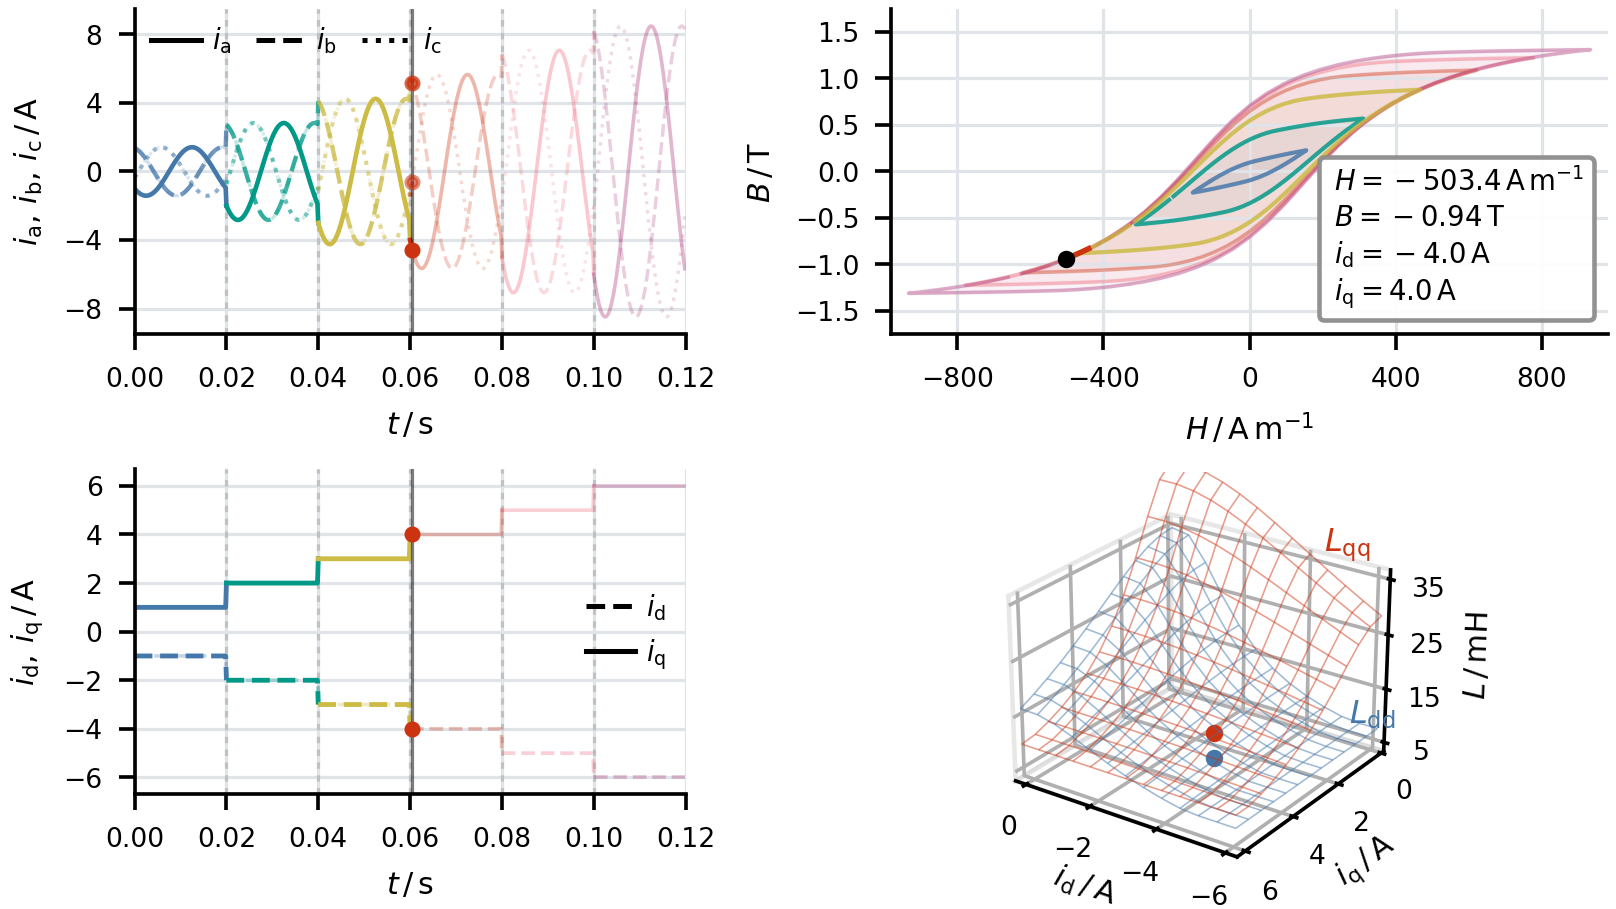

This chart was generated by the following Python code:
#!/usr/bin/env python3
from __future__ import annotations

from dataclasses import dataclass
from pathlib import Path
import math
import numpy as np
import matplotlib as mpl
mpl.use('Agg')
import matplotlib.pyplot as plt
from matplotlib.lines import Line2D
from PIL import Image
import imageio

# ----- figure settings -----
HEIGHT_CM = 7.0
HEIGHT_IN = HEIGHT_CM / 2.54
WIDTH_IN = HEIGHT_IN * 16.0 / 9.0
DPI = 330
FPS = 24
N_FRAMES = 96

mpl.rcParams.update({
    'font.size': 7.0,
    'axes.titlesize': 7.8,
    'axes.labelsize': 6.6,
    'xtick.labelsize': 5.8,
    'ytick.labelsize': 5.8,
    'legend.fontsize': 6.0,
    'font.family': 'DejaVu Sans',
    'mathtext.fontset': 'dejavusans',
    'axes.spines.top': False,
    'axes.spines.right': False,
    'figure.facecolor': 'white',
    'axes.facecolor': 'white',
})

STEP_COLORS = [
    (68/255, 119/255, 170/255),
    (0/255, 153/255, 136/255),
    (204/255, 187/255, 68/255),
    (204/255, 51/255, 17/255),
    (238/255, 102/255, 119/255),
    (170/255, 51/255, 119/255),
]
LD_COLOR = STEP_COLORS[0]
LQ_COLOR = STEP_COLORS[3]
GRID_COLOR = (0.88, 0.89, 0.91)

# ----- simulation settings -----
F_E = 50.0
N_STEPS = 6
ID_LEVELS = -np.arange(1, N_STEPS + 1, dtype=float)
IQ_LEVELS = +np.arange(1, N_STEPS + 1, dtype=float)
T_STEP = 1.0 / F_E
T_END = N_STEPS * T_STEP
SAMPLES_PER_STEP = 120
N_SAMPLES = N_STEPS * SAMPLES_PER_STEP
H_PER_A = 110.0
MU0 = 4.0 * math.pi * 1e-7

LD_LEAK_MH = 4.0
LQ_LEAK_MH = 5.0
LD_MAG0_MH = 31.0
LQ_MAG0_MH = 42.0
H_D_PER_A = 86.0
H_Q_PER_A = 78.0
H_PM_D = 0.0
H_DQ_CROSS = 33.0
H_QD_CROSS = 24.0
MIN_MU_RATIO = 0.12

OUT_DIR = Path(__file__).resolve().parent
MP4_PATH = OUT_DIR / 'PMSM_Saturation_BH_Example.mp4'
PREVIEW_PATH = OUT_DIR / 'PMSM_Saturation_BH_Example.png'

@dataclass(frozen=True)
class JAParameters:
    Ms: float
    a: float
    k: float
    c: float
    alpha: float

JA_PARAMS = JAParameters(Ms=1.28e6, a=135.0, k=255.0, c=0.22, alpha=1.05e-4)
JA_BURN_IN_CYCLES = 8


def dq_to_abc(id_cmd, iq_cmd, theta_e):
    i_alpha = id_cmd * np.cos(theta_e) - iq_cmd * np.sin(theta_e)
    i_beta = id_cmd * np.sin(theta_e) + iq_cmd * np.cos(theta_e)
    ia = i_alpha
    ib = -0.5 * i_alpha + 0.5 * np.sqrt(3.0) * i_beta
    ic = -0.5 * i_alpha - 0.5 * np.sqrt(3.0) * i_beta
    return ia, ib, ic


def langevin(x):
    x = np.asarray(x, dtype=float)
    out = np.empty_like(x)
    small = np.abs(x) < 1e-4
    out[small] = x[small]/3.0 - x[small]**3/45.0 + 2.0*x[small]**5/945.0
    xb = x[~small]
    out[~small] = 1.0/np.tanh(xb) - 1.0/xb
    return out


def d_langevin_dx(x):
    x = np.asarray(x, dtype=float)
    out = np.empty_like(x)
    small = np.abs(x) < 1e-4
    out[small] = 1.0/3.0 - x[small]**2/15.0 + 2.0*x[small]**4/189.0
    xb = x[~small]
    out[~small] = 1.0/xb**2 - 1.0/np.sinh(xb)**2
    return out


def anhysteretic_magnetization(h_eff, p=JA_PARAMS):
    return float(p.Ms * langevin(h_eff / p.a))


def dman_dhe(h_eff, p=JA_PARAMS):
    return float((p.Ms / p.a) * d_langevin_dx(h_eff / p.a))


def anhysteretic_magnetization_implicit(H, p=JA_PARAMS):
    H = np.asarray(H, dtype=float)
    M = np.zeros_like(H)
    for _ in range(30):
        H_eff = H + p.alpha * M
        M = 0.55 * M + 0.45 * (p.Ms * langevin(H_eff / p.a))
    return M


def ja_material_incremental_mu_ratio(H, p=JA_PARAMS):
    H = np.asarray(H, dtype=float)
    M_an = anhysteretic_magnetization_implicit(H, p)
    H_eff = H + p.alpha * M_an
    slope_eff = (p.Ms / p.a) * d_langevin_dx(H_eff / p.a)
    dM_dH = slope_eff / np.maximum(1.0 - p.alpha * slope_eff, 1e-3)
    slope0_eff = p.Ms / (3.0 * p.a)
    dM0_dH = slope0_eff / max(1.0 - p.alpha * slope0_eff, 1e-3)
    ratio = (1.0 + dM_dH) / (1.0 + dM0_dH)
    return np.clip(ratio, MIN_MU_RATIO, 1.15)


def simulate_jiles_atherton(H, p=JA_PARAMS, M0=0.0):
    H = np.asarray(H, dtype=float)
    M = np.zeros_like(H)
    M[0] = float(np.clip(M0, -1.02*p.Ms, 1.02*p.Ms))
    for i in range(1, len(H)):
        h_prev, m_prev = float(H[i-1]), float(M[i-1])
        dH = float(H[i] - H[i-1])
        if abs(dH) < 1e-12:
            M[i] = m_prev
            continue
        delta = 1.0 if dH > 0.0 else -1.0
        h_eff = h_prev + p.alpha * m_prev
        man = anhysteretic_magnetization(h_eff, p)
        dman = dman_dhe(h_eff, p)
        mirr = (m_prev - p.c * man) / max(1e-12, 1.0 - p.c)
        drive = man - mirr
        if delta * drive > 0.0:
            denom = p.k * delta - p.alpha * drive
            dmirr_dH = 0.0 if abs(denom) < 1e-9 else drive / denom
        else:
            dmirr_dH = 0.0
        denom_total = 1.0 - p.c * p.alpha * dman
        dM_dH = 0.0 if abs(denom_total) < 1e-9 else (p.c * dman + (1.0 - p.c) * dmirr_dH) / denom_total
        M[i] = np.clip(m_prev + dM_dH * dH, -1.02*p.Ms, 1.02*p.Ms)
    B = MU0 * (H + M)
    return M, B


def ja_steady_state_period(H_one_period, cycles=JA_BURN_IN_CYCLES):
    H_train = np.tile(H_one_period, cycles + 1)
    M_train, B_train = simulate_jiles_atherton(H_train, JA_PARAMS, M0=0.0)
    start = cycles * len(H_one_period)
    stop = start + len(H_one_period)
    return M_train[start:stop], B_train[start:stop], H_train[start:stop]


def inductance_maps(id_grid, iq_grid):
    id_grid = np.asarray(id_grid, dtype=float)
    iq_grid = np.asarray(iq_grid, dtype=float)
    # Literature-style inductance map: the incremental inductances attain their
    # maximum at the current origin and decrease with increasing current magnitude.
    # Therefore, no permanent-magnet bias term is used in the map-generating
    # effective field expressions; only current-induced self- and cross-saturation
    # contributions are retained.
    h_d_eff = np.sqrt((H_D_PER_A * id_grid) ** 2 + (H_DQ_CROSS * iq_grid) ** 2)
    h_q_eff = np.sqrt((H_Q_PER_A * iq_grid) ** 2 + (H_QD_CROSS * id_grid) ** 2)
    mu_d = ja_material_incremental_mu_ratio(h_d_eff)
    mu_q = ja_material_incremental_mu_ratio(h_q_eff)
    ld = LD_LEAK_MH + LD_MAG0_MH * mu_d
    lq = LQ_LEAK_MH + LQ_MAG0_MH * mu_q
    return np.clip(ld, LD_LEAK_MH, None), np.clip(lq, LQ_LEAK_MH, None)


def make_data():
    n = np.arange(SAMPLES_PER_STEP)
    phi = 2*np.pi*n/SAMPLES_PER_STEP
    t_list=[]; th_list=[]; id_list=[]; iq_list=[]; st_list=[]; h_list=[]; b_list=[]
    step_loops={}
    for step, (id_level, iq_level) in enumerate(zip(ID_LEVELS, IQ_LEVELS), start=1):
        local_t = (step-1)*T_STEP + n/SAMPLES_PER_STEP*T_STEP
        theta_e = 2*np.pi*(step-1) + phi
        id_cmd = np.full_like(phi, id_level, dtype=float)
        iq_cmd = np.full_like(phi, iq_level, dtype=float)
        ia, _, _ = dq_to_abc(id_cmd, iq_cmd, theta_e)
        h_input = H_PER_A * ia
        _, b_loop, h_loop = ja_steady_state_period(h_input)
        step_loops[step] = (h_loop.copy(), b_loop.copy())
        t_list.append(local_t); th_list.append(theta_e); id_list.append(id_cmd); iq_list.append(iq_cmd)
        st_list.append(np.full_like(phi, step, dtype=int)); h_list.append(h_loop); b_list.append(b_loop)
    t = np.concatenate(t_list)
    theta_e = np.concatenate(th_list)
    id_cmd = np.concatenate(id_list)
    iq_cmd = np.concatenate(iq_list)
    step = np.concatenate(st_list)
    h_inst = np.concatenate(h_list)
    b_inst = np.concatenate(b_list)
    ia, ib, ic = dq_to_abc(id_cmd, iq_cmd, theta_e)
    return dict(t=t, id=id_cmd, iq=iq_cmd, step=step, ia=ia, ib=ib, ic=ic, h_inst=h_inst, b_inst=b_inst, step_loops=step_loops)


def setup_axes(fig):
    fig.clear()
    gs = fig.add_gridspec(2, 2, width_ratios=[1.0, 1.3])
    ax_abc = fig.add_subplot(gs[0,0])
    ax_bh = fig.add_subplot(gs[0,1])
    ax_dq = fig.add_subplot(gs[1,0])
    ax_map = fig.add_subplot(gs[1,1], projection='3d')
    ax_map.set_in_layout(False)
    ax_map.set_position([0.51, 0.02, 0.46, 0.46])
    xticks = np.arange(0.0, T_END + 1e-12, T_STEP)

    ax_abc.set(xlim=(0.0, T_END), ylim=(-9.5, 9.5), xticks=xticks, yticks=[-8,-4,0,4,8],
               xlabel=r'$t\,/\,\mathrm{s}$', ylabel=r'$i_\mathrm{a},\,i_\mathrm{b},\,i_\mathrm{c}\,/\,\mathrm{A}$')
    ax_abc.grid(True, color=GRID_COLOR, linewidth=0.7)

    ax_bh.set(xlim=(-980.0, 980.0), ylim=(-1.75,1.75), xticks=[-800,-400,0,400,800],
              yticks=[-1.5,-1.0,-0.5,0,0.5,1.0,1.5], xlabel=r'$H\,/\,\mathrm{A\,m^{-1}}$', ylabel=r'$B\,/\,\mathrm{T}$')
    ax_bh.grid(True, color=GRID_COLOR, linewidth=0.7)

    ax_dq.set(xlim=(0.0, T_END), ylim=(-6.7,6.7), xticks=xticks, yticks=[-6,-4,-2,0,2,4,6],
              xlabel=r'$t\,/\,\mathrm{s}$', ylabel=r'$i_\mathrm{d},\,i_\mathrm{q}\,/\,\mathrm{A}$')
    ax_dq.grid(True, color=GRID_COLOR, linewidth=0.7)

    ax_map.set_xlim(-6.2, 0.2); ax_map.set_ylim(0.0, 6.2); ax_map.set_zlim(4.0, 36.0)
    ax_map.set_xticks([-6,-4,-2,0]); ax_map.set_yticks([0,2,4,6]); ax_map.set_zticks([5,15,25,35])
    ax_map.set_xlabel(r'$i_\mathrm{d}\,/\,\mathrm{A}$', labelpad=-10)
    ax_map.set_ylabel(r'$i_\mathrm{q}\,/\,\mathrm{A}$', labelpad=-10)
    ax_map.set_zlabel(r'$L\,/\,\mathrm{mH}$', labelpad=-9)
    ax_map.view_init(elev=25, azim=125)
    ax_map.tick_params(axis='both', which='major', pad=-3)
    ax_map.zaxis.set_tick_params(pad=-3)
    ax_map.grid(True)
    for axis in (ax_map.xaxis, ax_map.yaxis, ax_map.zaxis):
        try:
            axis.pane.set_facecolor((1.0, 1.0, 1.0, 0.0))
            axis.pane.set_edgecolor((0.82, 0.82, 0.82, 1.0))
        except Exception:
            pass

    for ax in (ax_abc, ax_dq):
        for s in range(1, N_STEPS):
            ax.axvline(s*T_STEP, color=(0.45,0.45,0.45,0.30), lw=0.7, ls=(0,(2,2)))
    return ax_abc, ax_bh, ax_dq, ax_map


def render_frame(fig, data, k, id_grid, iq_grid, ld_grid, lq_grid):
    ax_abc, ax_bh, ax_dq, ax_map = setup_axes(fig)
    t=data['t']; id_cmd=data['id']; iq_cmd=data['iq']; step_arr=data['step']
    ia=data['ia']; ib=data['ib']; ic=data['ic']; h_inst=data['h_inst']; b_inst=data['b_inst']; step_loops=data['step_loops']
    tk=float(t[k]); idk=float(id_cmd[k]); iqk=float(iq_cmd[k]); stepk=int(step_arr[k])
    current_color = STEP_COLORS[stepk-1]

    for s in range(1, N_STEPS+1):
        color = STEP_COLORS[s-1]
        full_mask = step_arr == s
        hist_mask = step_arr[:k+1] == s
        seg_start = (s-1) * SAMPLES_PER_STEP
        seg_end = s * SAMPLES_PER_STEP
        ext_end = min(seg_end + 1, N_SAMPLES)
        ax_abc.plot(t[seg_start:ext_end], ia[seg_start:ext_end], color=color, lw=0.8, alpha=0.35, ls='-')
        ax_abc.plot(t[seg_start:ext_end], ib[seg_start:ext_end], color=color, lw=0.75, alpha=0.24, ls='--')
        ax_abc.plot(t[seg_start:ext_end], ic[seg_start:ext_end], color=color, lw=0.75, alpha=0.18, ls=':')
        if np.any(hist_mask):
            h_end = seg_end + 1 if (s < N_STEPS and seg_end <= k) else k + 1
            ax_abc.plot(t[seg_start:h_end], ia[seg_start:h_end], color=color, lw=1.00, alpha=1.0, ls='-')
            ax_abc.plot(t[seg_start:h_end], ib[seg_start:h_end], color=color, lw=0.95, alpha=0.75, ls='--')
            ax_abc.plot(t[seg_start:h_end], ic[seg_start:h_end], color=color, lw=0.90, alpha=0.55, ls=':')
    ax_abc.axvline(tk, color='k', lw=0.7, alpha=0.5)
    ax_abc.plot([tk],[ia[k]],'o',ms=2.5,color=current_color)
    ax_abc.plot([tk],[ib[k]],'o',ms=2.5,color=current_color,alpha=0.75)
    ax_abc.plot([tk],[ic[k]],'o',ms=2.5,color=current_color,alpha=0.55)
    abc_handles = [
        Line2D([], [], color='k', lw=1.1, ls='-', label=r'$i_\mathrm{a}$'),
        Line2D([], [], color='k', lw=1.1, ls='--', label=r'$i_\mathrm{b}$'),
        Line2D([], [], color='k', lw=1.1, ls=':', label=r'$i_\mathrm{c}$'),
    ]
    ax_abc.legend(handles=abc_handles, loc='upper left', ncol=3, frameon=False,
                  handlelength=1.8, columnspacing=0.9, handletextpad=0.4, borderaxespad=0.2)

    for s in range(1, N_STEPS+1):
        color=STEP_COLORS[s-1]
        h_loop,b_loop = step_loops[s]
        ax_bh.fill(h_loop,b_loop,color=color,alpha=0.06,zorder=1)
        ax_bh.plot(h_loop,b_loop,color=color,lw=0.75,alpha=0.38,zorder=2)
    for s in range(1, stepk+1):
        mask = step_arr[:k+1] == s
        if np.count_nonzero(mask) >= 2:
            color=STEP_COLORS[s-1]
            ax_bh.plot(h_inst[:k+1][mask], b_inst[:k+1][mask], color=color, lw=1.2 if s==stepk else 0.9,
                       alpha=1.0 if s==stepk else 0.72, zorder=3)
    ax_bh.plot([h_inst[k]], [b_inst[k]], 'o', ms=2.8, color='k', zorder=4)
    info_handles = [
        Line2D([],[],linestyle='none',label=rf'$H = {h_inst[k]:.1f}\,\mathrm{{A\,m^{{-1}}}}$'),
        Line2D([],[],linestyle='none',label=rf'$B = {b_inst[k]:.2f}\,\mathrm{{T}}$'),
        Line2D([],[],linestyle='none',label=rf'$i_\mathrm{{d}} = {idk:.1f}\,\mathrm{{A}}$'),
        Line2D([],[],linestyle='none',label=rf'$i_\mathrm{{q}} = {iqk:.1f}\,\mathrm{{A}}$'),
    ]
    leg=ax_bh.legend(handles=info_handles,loc='lower right',framealpha=0.95,facecolor='white',edgecolor='0.55',
                     handlelength=0,handletextpad=0.2,borderpad=0.35,labelspacing=0.25)
    for h in leg.legend_handles:
        h.set_visible(False)

    for s in range(1, N_STEPS+1):
        color=STEP_COLORS[s-1]
        full_mask = step_arr == s
        hist_mask = step_arr[:k+1] == s
        seg_start = (s-1) * SAMPLES_PER_STEP
        seg_end = s * SAMPLES_PER_STEP
        ext_end = min(seg_end + 1, N_SAMPLES)
        ax_dq.plot(t[seg_start:ext_end], iq_cmd[seg_start:ext_end], color=color, lw=0.8, alpha=0.30, ls='-')
        ax_dq.plot(t[seg_start:ext_end], id_cmd[seg_start:ext_end], color=color, lw=0.8, alpha=0.30, ls='--')
        if np.any(hist_mask):
            h_end = seg_end + 1 if (s < N_STEPS and seg_end <= k) else k + 1
            ax_dq.plot(t[seg_start:h_end], iq_cmd[seg_start:h_end], color=color, lw=1.05, alpha=1.0, ls='-')
            ax_dq.plot(t[seg_start:h_end], id_cmd[seg_start:h_end], color=color, lw=1.05, alpha=1.0, ls='--')
    ax_dq.axvline(tk, color='k', lw=0.7, alpha=0.5)
    ax_dq.plot([tk],[iqk],'o',ms=2.5,color=current_color)
    ax_dq.plot([tk],[idk],'o',ms=2.5,color=current_color)
    dq_handles = [
        Line2D([], [], color='k', lw=1.1, ls='--', label=r'$i_\mathrm{d}$'),
        Line2D([], [], color='k', lw=1.1, ls='-', label=r'$i_\mathrm{q}$'),
    ]
    ax_dq.legend(handles=dq_handles, loc='center right', ncol=1, frameon=False,
                 handlelength=1.8, handletextpad=0.4, borderaxespad=0.3)

    ax_map.plot_wireframe(id_grid, iq_grid, ld_grid, rstride=1, cstride=1, color=LD_COLOR, linewidth=0.35, alpha=0.50)
    ax_map.plot_wireframe(id_grid, iq_grid, lq_grid, rstride=1, cstride=1, color=LQ_COLOR, linewidth=0.35, alpha=0.48)
    ax_map.text(-5.6, 0.4, float(ld_grid[0,0])+1.0, r'$L_\mathrm{dd}$', color=LD_COLOR)
    ax_map.text(-5.0, 0.8, 40.0, r'$L_\mathrm{qq}$', color=LQ_COLOR)
    for s in range(1, stepk+1):
        mask = step_arr[:k+1] == s
        if np.any(mask):
            color=STEP_COLORS[s-1]
            idp=id_cmd[:k+1][mask]; iqp=iq_cmd[:k+1][mask]
            ldp,lqp = inductance_maps(idp,iqp)
            ax_map.plot(idp, iqp, ldp, color=color, lw=0.9, alpha=1.0 if s==stepk else 0.65)
            ax_map.plot(idp, iqp, lqp, color=color, lw=0.9, alpha=1.0 if s==stepk else 0.65)
    ldk,lqk = inductance_maps(np.array([idk]), np.array([iqk]))
    ax_map.plot([idk],[iqk],[float(ldk[0])], 'o', ms=2.8, color=LD_COLOR)
    ax_map.plot([idk],[iqk],[float(lqk[0])], 'o', ms=2.8, color=LQ_COLOR)

    fig.canvas.draw()
    w,h = fig.canvas.get_width_height()
    buf = np.frombuffer(fig.canvas.buffer_rgba(), dtype=np.uint8).reshape(h,w,4).copy()
    return Image.fromarray(buf)


def main():
    data = make_data()
    id_axis=np.linspace(-6.2,0.2,13)
    iq_axis=np.linspace(0.0,6.2,13)
    id_grid,iq_grid=np.meshgrid(id_axis, iq_axis)
    ld_grid,lq_grid = inductance_maps(id_grid, iq_grid)
    frame_indices = np.linspace(0, N_SAMPLES-1, N_FRAMES).astype(int)
    fig = plt.figure(figsize=(WIDTH_IN, HEIGHT_IN), dpi=DPI, constrained_layout=True)
    try:
        fig.set_constrained_layout_pads(w_pad=2/72, h_pad=2/72, wspace=0.04, hspace=0.05)
    except Exception:
        pass
    raw_frames = []
    for idx in frame_indices:
        raw_frames.append(render_frame(fig, data, int(idx), id_grid, iq_grid, ld_grid, lq_grid))
    mp4_frames = []
    for f in raw_frames:
        arr = np.array(f.convert('RGB'))
        h, w = arr.shape[:2]
        mp4_frames.append(arr[:h - h % 2, :w - w % 2])
    imageio.mimwrite(str(MP4_PATH), mp4_frames, fps=FPS, codec='libx264', pixelformat='yuv420p', quality=None, output_params=['-crf', '8', '-preset', 'slow'], macro_block_size=2)
    render_frame(fig, data, int(frame_indices[len(frame_indices)//2]), id_grid, iq_grid, ld_grid, lq_grid).save(PREVIEW_PATH)
    plt.close(fig)
    print(f'Saved {MP4_PATH}')
    print(f'Saved {PREVIEW_PATH}')

if __name__ == '__main__':
    main()
